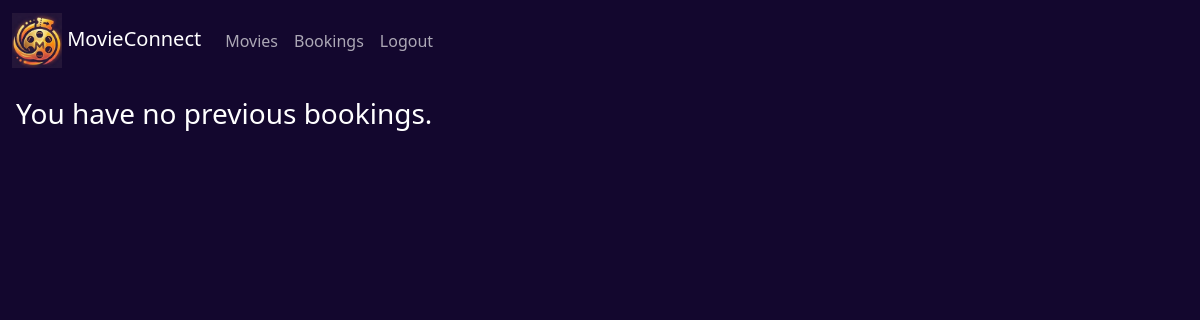
/bookings/ (signed in), run on an earlier commit of the app's database.
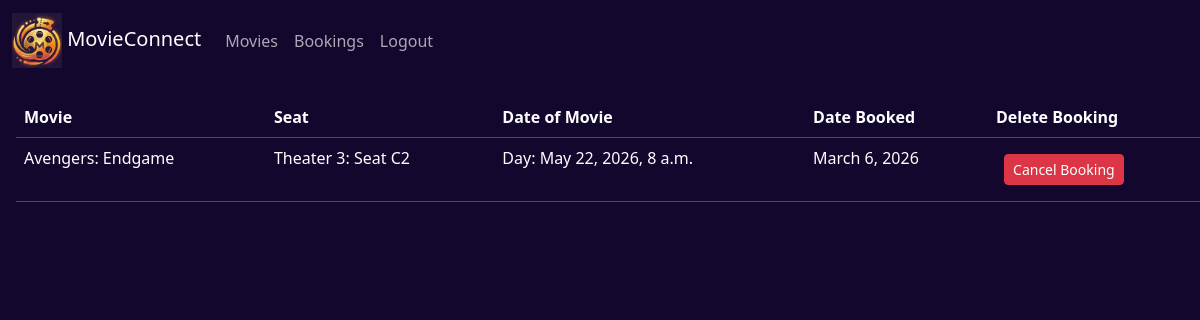
And on a later commit of the database.
### bookings/models.py (models this page shows, shortened)
class Booking(models.Model):
    movie = models.ForeignKey(
        Movie, on_delete=models.CASCADE
    )  # The movie is the Movie model.
    seat = models.ForeignKey(
        Seat, on_delete=models.CASCADE
    )  # The seat is the Seat model.
    user = models.ForeignKey(User, on_delete=models.CASCADE)
    booking_date = models.DateTimeField(auto_now_add=True)

class Movie(models.Model):
    title = models.CharField(max_length=255)
    description = models.TextField(max_length=750)
    release_date = models.DateField()
    duration = models.PositiveIntegerField(help_text="Duration in minutes")
    image = models.ImageField(
        upload_to="movie_covers/", default="movie_covers/default.jpg"
    )
    def __str__(self):
        return self.title

class Seat(models.Model):
    movie = models.ForeignKey(Movie, on_delete=models.CASCADE)
    movie_location = models.PositiveSmallIntegerField(
        help_text="Theater 1-5"
    )  # Movie theater from 1 to 5.
    movie_time = models.DateTimeField()
    seat_row = models.CharField(max_length=1, help_text="Seat Row (A-F)")
    seat_col = models.PositiveIntegerField(help_text="Seat Column (1-6)")
    is_booked = models.BooleanField(default=False)
    class Meta:
        constraints = [
            UniqueConstraint(
                fields=[
                    "movie",
                    "movie_location",
                    "movie_time",
                    "seat_row",
                    "seat_col",
                ],
                name="unique_seats",
            )
        ]

### bookings/views.py (the view)
# urls.py: path("bookings/", views.booking_history_html, name="booking_history"),
def booking_history_html(request):
    if request.user.is_authenticated:
        bookings = Booking.objects.filter(user=request.user).order_by("-booking_date")
    else:
        bookings = []
    has_passed = {}
    curr_time = timezone.now()
    for booking in bookings:
        booking.has_passed = (booking.seat.movie_time <= curr_time)
    return render(request, "bookings/booking_history.html", {"bookings": bookings})

### bookings/templates/bookings/booking_history.html (shortened to what this page needs)
{% extends "bookings/base.html" %}
{% block content %}
{% if user.is_authenticated %}
    {% if bookings %}
        <table class="table m-3">
            <thead>
                <tr>
                    <th>Movie</th>
                    <th>Seat</th>
                    <th>Date of Movie</th>
                    <th>Date Booked</th>
                    <th>Delete Booking</th>
                </tr>
            </thead>
            <tbody>
                {% for booking in bookings %}
                    <tr>
                        <td>{{ booking.movie }}</td>
                        <td>Theater {{ booking.seat.movie_location }}: Seat {{ booking.seat.seat_row}}{{ booking.seat.seat_col }}</td>
                        <td>Day: {{ booking.seat.movie_time }}</td>
                        <td>{{ booking.booking_date|date:"F j, Y" }}</td>
                        <td>
                        {% if not booking.has_passed %}
                            <form action="{% url 'cancel_booking' booking.id %}" method="POST">
                                <button class="btn btn-sm btn-danger m-2" type="submit"
                                        onclick="return confirm('Are you sure you would like to delete this booking?');">
                                        Cancel Booking
                                </button>
                            </form>
                        {% endif %}
                        </td>
                    </tr>
                {% endfor %}
            </tbody>
        </table>
    {% else %}
        <h3 class="m-3">You have no previous bookings.</h3>
    {% endif %}
{% else %}
    <div class="alert alert-warning">
        Please <a href="{% url 'login' %}">log in</a> to view your booking history.
    </div>
{% endif %}
{% endblock %}

### bookings/templates/bookings/base.html (shortened to what this page needs)
<!doctype html>
{% load static %}
<html lang="en" data-bs-theme="dark">
<head>
    <link href="https://cdn.jsdelivr.net/npm/bootstrap@5.3.8/dist/css/bootstrap.min.css" rel="stylesheet">
</head>
<body>
    <nav class="navbar navbar-expand-lg">
        <div class="container-fluid">
            <a class="navbar-brand" href="/">
                <img src="{% static 'images/logo.jpg' %}"
                     class="img-fluid"
                     alt="logo"
                     style="max-width: 50px;">
                MovieConnect
            </a>
            <div class="collapse navbar-collapse" id="navbarNavAltMarkup">
                <div class="navbar-nav ">
                    <a class="nav-link" href="/">Movies</a>
                    {% if user.is_authenticated %}
                        <a class="nav-link" href="{% url 'booking_history' %}">Bookings</a>
                        <form action="{% url 'logout' %}"
                              method="POST"
                              class="m-0">
                            <button type="submit" class="btn btn-link nav-link">Logout</button>
                        </form>
                    {% else %}
                        <a class="nav-link" href="{% url 'login' %}">Login</a>
                    {% endif %}
                </div>
            </div>
        </div>
    </nav>
    {% block content %}
    {% endblock %}
</body>
</html>

### bookings/templates/bookings/base.html (style rules this page uses)
:root { --bs-primary: #ffffff; --bs-body-bg: #13072e; --bs-body-color: #ffffff; }

What changed in the data, as far as the page shows it:
added Booking: movie "Avengers: Endgame", seat.movie_location "3", seat.seat_row "C", seat.seat_col "2", seat.movie_time "May 22, 2026, 8 a.m.", booking_date "March 6, 2026", shows "Cancel Booking"
Also different on the page:
text no longer shown: "You have no previous bookings."
text now shown: "Movie Seat Date of Movie Date Booked Delete Booking"
